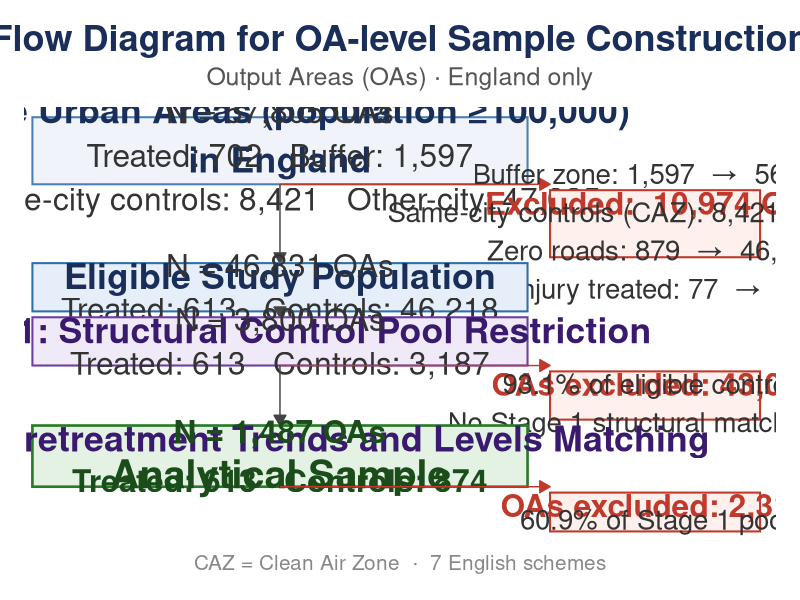

Write the R code that produced this figure.
library(tidyverse)
library(here)

outdir <- here("output", "diagnostics")
dir.create(outdir, showWarnings = FALSE, recursive = TRUE)

# =============================================================================
# ENGLAND-ONLY FLOW COUNTS
# =============================================================================

counts <- list(
  # Box 2: Large Urban Areas (England)
  matching_eng = 57805,
  treated_eng = 702, buffer_eng = 1597,
  ctrl1_eng = 8421, ctrl2_eng = 47085,

  # Exclusion cascade
  excl_total = 10974,
  excl_buffer = 1597,
  excl_samecity = 8421,
  excl_zero_roads = 879,
  excl_zero_inj_treated = 77,
  post_buffer = 56208,
  post_samecity = 47787,
  post_roads = 46908,

  # Eligible study population (England)
  eligible = 46831,
  elig_treated = 613,
  elig_ctrl = 46218,

  # Stage 1: Structural restriction
  s1_total = 3800, s1_treated = 613, s1_ctrl = 3187,
  s1_ctrl_excl = 43031, s1_ctrl_excl_pct = 93.1,

  # Stage 2 / Final analytical sample
  s2_ctrl_excl = 2313, s2_ctrl_excl_pct = 60.9,
  final_total = 1487, final_treated = 613, final_ctrl = 874
)
fN <- function(x) format(x, big.mark = ",", scientific = FALSE)

# =============================================================================
# TEXT
# =============================================================================

txt <- list(
  b2_head = "Large Urban Areas (population \u2265100,000)\nin England",
  b2_body = paste0("N = ", fN(counts$matching_eng), " OAs\n",
                   "Treated: ", fN(counts$treated_eng),
                   "   Buffer: ", fN(counts$buffer_eng), "\n",
                   "Same-city controls: ", fN(counts$ctrl1_eng),
                   "   Other-city: ", fN(counts$ctrl2_eng)),

  b3_head = "Eligible Study Population",
  b3_body = paste0("N = ", fN(counts$eligible), " OAs\n",
                   "Treated: ", fN(counts$elig_treated),
                   "   Controls: ", fN(counts$elig_ctrl)),

  b4_head = "Stage 1: Structural Control Pool Restriction",
  b4_body = paste0("N = ", fN(counts$s1_total), " OAs\n",
                   "Treated: ", fN(counts$s1_treated),
                   "   Controls: ", fN(counts$s1_ctrl)),

  b4b_head = "Stage 2: Pretreatment Trends and Levels Matching",
  b4b_body = paste0("N = ", fN(counts$final_total), " OAs\n",
                    "Treated: ", fN(counts$final_treated),
                    "   Controls: ", fN(counts$final_ctrl)),
  b4b_foot = "Analytical Sample",

  eA_head = paste0("Excluded:  ", fN(counts$excl_total), " OAs"),
  eA_body = paste0(
    "Buffer zone: ", fN(counts$excl_buffer),
    "  \u2192  ", fN(counts$post_buffer), "\n",
    "Same-city controls (CAZ): ", fN(counts$excl_samecity),
    "  \u2192  ", fN(counts$post_samecity), "\n",
    "Zero roads: ", fN(counts$excl_zero_roads),
    "  \u2192  ", fN(counts$post_roads), "\n",
    "Zero-injury treated: ", fN(counts$excl_zero_inj_treated),
    "  \u2192  ", fN(counts$eligible)),

  eB_head = paste0("OAs excluded: ", fN(counts$s1_ctrl_excl)),
  eB_body = paste0(counts$s1_ctrl_excl_pct, "% of eligible controls\n",
                   "No Stage 1 structural match found"),

  eC_head = paste0("OAs excluded: ", fN(counts$s2_ctrl_excl)),
  eC_body = paste0(counts$s2_ctrl_excl_pct, "% of Stage 1 pool")
)

# =============================================================================
# AUTO-SIZING — boxes scale to text content
# =============================================================================
count_lines <- function(s) length(strsplit(s, "\n")[[1]])

LH  <- 4.0
PAD <- 3.5
GAP <- 2.5

box_h <- function(...) {
  items <- list(...)
  lines <- sum(sapply(items, count_lines))
  n     <- length(items)
  lines * LH + (n - 1) * 1.5 + 2 * PAD
}

h2   <- box_h(txt$b2_head,  txt$b2_body)
h3   <- box_h(txt$b3_head,  txt$b3_body)
h4   <- box_h(txt$b4_head,  txt$b4_body)
h4b  <- box_h(txt$b4b_head, txt$b4b_body, txt$b4b_foot)
eA_h <- box_h(txt$eA_head,  txt$eA_body)
eB_h <- box_h(txt$eB_head,  txt$eB_body)
eC_h <- box_h(txt$eC_head,  txt$eC_body)

# =============================================================================
# LAYOUT
# =============================================================================
CX  <- 34;  BX1 <- 1;  BX2 <- 67
ECX <- 84;  EX1 <- 70; EX2 <- 98

gap_A <- eA_h + 2 * GAP
gap_B <- eB_h + 2 * GAP

total_h <- h2 + gap_A + h3 + GAP + h4 + gap_B + h4b

y       <- total_h + 3
b2_top  <- y;    b2_bot  <- b2_top - h2;   b2_cy  <- (b2_top + b2_bot) / 2
b3_top  <- b2_bot - gap_A; b3_bot <- b3_top - h3;  b3_cy  <- (b3_top + b3_bot) / 2
b4_top  <- b3_bot - GAP;   b4_bot <- b4_top - h4;  b4_cy  <- (b4_top + b4_bot) / 2
b4b_top <- b4_bot - gap_B; b4b_bot <- b4b_top - h4b; b4b_cy <- (b4b_top + b4b_bot) / 2

eA_top <- b2_bot  - GAP;  eA_bot <- eA_top - eA_h;  eA_cy <- (eA_top + eA_bot) / 2
eB_top <- b4_bot  - GAP;  eB_bot <- eB_top - eB_h;  eB_cy <- (eB_top + eB_bot) / 2
eC_top <- b4b_bot - GAP;  eC_bot <- eC_top - eC_h;  eC_cy <- (eC_top + eC_bot) / 2

canvas_top <- b2_top + 4
canvas_bot <- eC_bot - 3

# =============================================================================
# COLOURS
# =============================================================================
fill_data  <- "#F0F4FA";  fill_elig  <- "#E6EFF9";  fill_stage <- "#F0EAF8"
fill_final <- "#E4F2E4";  fill_excl  <- "#FDF0ED"
brd_data   <- "#4A7FB5";  brd_elig   <- "#2E6FAB";  brd_stage  <- "#6B3FA0"
brd_final  <- "#2A7A2A";  brd_excl   <- "#C0392B"
col_arrow  <- "#444444";  col_title  <- "#1A2E5A"

fH <- 9;  fB <- 8;  fI <- 7;  fS <- 8.5;  fE <- 8;  fe <- 7

arr <- arrow(length = unit(0.3, "cm"), type = "closed")

# =============================================================================
# PLOT
# =============================================================================

p <- ggplot() +

  ## -- BOX 2 -----------------------------------------------------------------
  annotate("rect", xmin = BX1, xmax = BX2, ymin = b2_bot, ymax = b2_top,
           fill = fill_data, colour = brd_data, linewidth = 0.7) +
  annotate("text", x = CX, y = b2_top - PAD - LH * count_lines(txt$b2_head) / 2,
           label = txt$b2_head, size = fH, fontface = "bold", colour = col_title,
           lineheight = 1.15) +
  annotate("text", x = CX, y = b2_cy - LH * (count_lines(txt$b2_head) - 1) / 2,
           label = txt$b2_body, size = fB, colour = "#333333", lineheight = 1.15) +

  annotate("segment", x = CX,  xend = EX1, y = b2_bot, yend = b2_bot,
           colour = brd_excl, linewidth = 0.5, arrow = arr) +
  annotate("segment", x = CX,  xend = CX,  y = b2_bot, yend = b3_top,
           colour = col_arrow, linewidth = 0.5, arrow = arr) +

  ## -- EXCLUSION A -----------------------------------------------------------
  annotate("rect", xmin = EX1, xmax = EX2, ymin = eA_bot, ymax = eA_top,
           fill = fill_excl, colour = brd_excl, linewidth = 0.7) +
  annotate("text", x = ECX, y = eA_top - PAD - LH * 0.5,
           label = txt$eA_head, size = fE, fontface = "bold", colour = brd_excl) +
  annotate("text", x = ECX,
           y = eA_top - PAD - LH * 1.5 - LH * count_lines(txt$eA_body) / 2,
           label = txt$eA_body, size = fe, colour = "#333333", lineheight = 1.15) +

  ## -- BOX 3 -----------------------------------------------------------------
  annotate("rect", xmin = BX1, xmax = BX2, ymin = b3_bot, ymax = b3_top,
           fill = fill_elig, colour = brd_elig, linewidth = 0.7) +
  annotate("text", x = CX, y = b3_top - PAD - LH * 0.5,
           label = txt$b3_head, size = fH, fontface = "bold", colour = col_title) +
  annotate("text", x = CX, y = b3_cy,
           label = txt$b3_body, size = fB, colour = "#333333", lineheight = 1.15) +

  annotate("segment", x = CX, xend = CX, y = b3_bot, yend = b4_top,
           colour = col_arrow, linewidth = 0.5, arrow = arr) +

  ## -- BOX 4 -----------------------------------------------------------------
  annotate("rect", xmin = BX1, xmax = BX2, ymin = b4_bot, ymax = b4_top,
           fill = fill_stage, colour = brd_stage, linewidth = 0.7) +
  annotate("text", x = CX, y = b4_top - PAD - LH * 0.5,
           label = txt$b4_head, size = fH, fontface = "bold", colour = "#3A1A6E") +
  annotate("text", x = CX, y = b4_cy,
           label = txt$b4_body, size = fB, colour = "#333333", lineheight = 1.15) +

  annotate("segment", x = CX,  xend = EX1, y = b4_bot, yend = b4_bot,
           colour = brd_excl, linewidth = 0.5, arrow = arr) +
  annotate("segment", x = CX,  xend = CX,  y = b4_bot, yend = b4b_top,
           colour = col_arrow, linewidth = 0.5, arrow = arr) +

  ## -- EXCLUSION B -----------------------------------------------------------
  annotate("rect", xmin = EX1, xmax = EX2, ymin = eB_bot, ymax = eB_top,
           fill = fill_excl, colour = brd_excl, linewidth = 0.7) +
  annotate("text", x = ECX, y = eB_top - PAD - LH * 0.5,
           label = txt$eB_head, size = fE, fontface = "bold", colour = brd_excl) +
  annotate("text", x = ECX,
           y = eB_top - PAD - LH * 1.5 - LH * count_lines(txt$eB_body) / 2,
           label = txt$eB_body, size = fe, colour = "#333333", lineheight = 1.15) +

  ## -- BOX 4b: Stage 2 / Analytical Sample -----------------------------------
  annotate("rect", xmin = BX1, xmax = BX2, ymin = b4b_bot, ymax = b4b_top,
           fill = fill_final, colour = brd_final, linewidth = 0.9) +
  annotate("text", x = CX, y = b4b_top - PAD - LH * 0.5,
           label = txt$b4b_head, size = fH, fontface = "bold", colour = "#3A1A6E",
           lineheight = 1.15) +
  annotate("text", x = CX, y = b4b_cy,
           label = txt$b4b_body, size = fB, fontface = "bold",
           colour = "#1A4D1A", lineheight = 1.3) +
  annotate("text", x = CX,
           y = b4b_bot + PAD + LH * count_lines(txt$b4b_foot) / 2,
           label = txt$b4b_foot, size = fH + 1, fontface = "bold",
           colour = "#1A4D1A") +

  annotate("segment", x = CX, xend = EX1, y = b4b_bot, yend = b4b_bot,
           colour = brd_excl, linewidth = 0.5, arrow = arr) +

  ## -- EXCLUSION C -----------------------------------------------------------
  annotate("rect", xmin = EX1, xmax = EX2, ymin = eC_bot, ymax = eC_top,
           fill = fill_excl, colour = brd_excl, linewidth = 0.7) +
  annotate("text", x = ECX, y = eC_top - PAD - LH * 0.5,
           label = txt$eC_head, size = fE, fontface = "bold", colour = brd_excl) +
  annotate("text", x = ECX,
           y = eC_top - PAD - LH * 1.5 - LH * count_lines(txt$eC_body) / 2,
           label = txt$eC_body, size = fe, colour = "#333333", lineheight = 1.15) +

  ## -- TITLES ----------------------------------------------------------------
  labs(
    title    = "Flow Diagram for OA-level Sample Construction",
    subtitle = "Output Areas (OAs) \u00b7 England only",
    caption  = "CAZ = Clean Air Zone  \u00b7  7 English schemes"
  ) +

  coord_cartesian(xlim = c(0, 100),
                  ylim = c(canvas_bot, canvas_top), expand = FALSE) +
  theme_void(base_size = 18) +
  theme(
    plot.background = element_rect(fill = "white", colour = NA),
    plot.margin     = margin(18, 18, 18, 18),
    plot.title      = element_text(size = 26, face = "bold", colour = col_title,
                                   hjust = 0.5, margin = margin(b = 6)),
    plot.subtitle   = element_text(size = 18, colour = "#555555",
                                   hjust = 0.5, margin = margin(b = 12)),
    plot.caption    = element_text(size = 15, colour = "#888888",
                                   hjust = 0.5, margin = margin(t = 12))
  )

ggsave(file.path(outdir, "fig15_sample_flow_diagram_england.png"),
       plot = p, width = 22, height = 32, dpi = 300, bg = "white")
cat("Saved:", file.path(outdir, "fig15_sample_flow_diagram_england.png"), "\n")
